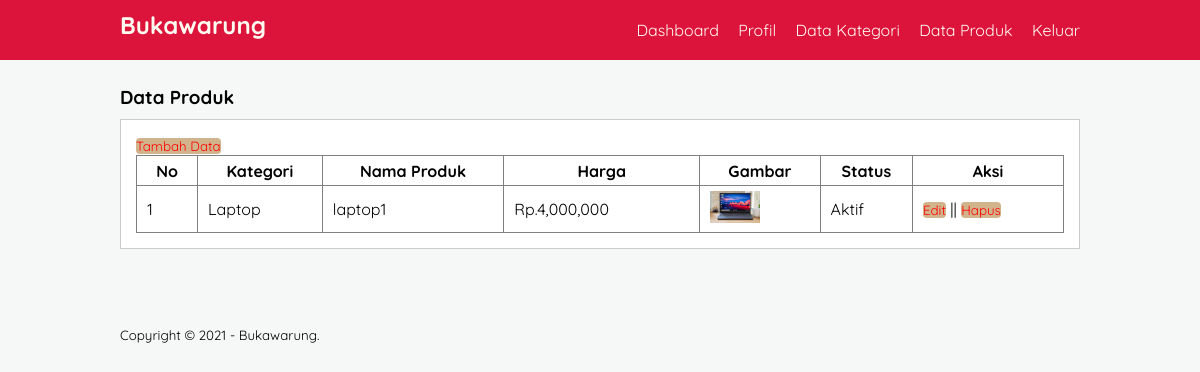
The page /bukawarung/data-produk.php (signed in) on the database its author committed.
### tables this page shows
CREATE TABLE `tb_product` (
  `product_id` int(11) NOT NULL,
  `category_id` int(11) NOT NULL,
  `product_name` varchar(100) NOT NULL,
  `product_price` int(11) NOT NULL,
  `product_descripton` text NOT NULL,
  `product_image` varchar(100) NOT NULL,
  `product_status` tinyint(1) NOT NULL,
  `data_created` timestamp NOT NULL DEFAULT current_timestamp()
);

CREATE TABLE `tb_category` (
  `category_id` int(11) NOT NULL,
  `category_name` varchar(25) NOT NULL
);

### bukawarung/data-produk.php (the view, shortened to what this page needs)
<?php
    include 'db.php';
?>
<!DOCTYPE html>
<html lang="en">
<head>
    <link rel="stylesheet"  href="style.css">
</head>
<body>
   <header>
   <nav>
       <div class="container">
   <h1><a href="dashboard.php">Bukawarung</a></h1>
   <ul>
    <li><a href="dashboard.php">Dashboard</a></li>
    <li><a href="Profil.php">Profil</a></li>
    <li><a href="data-kategori.php">Data Kategori</a></li>
    <li><a href="data-produk.php">Data Produk</a></li>
    <li><a href="keluar.php">Keluar</a></li>
   </ul>
   </div>
</nav>
</header>
<div class="section">
    <div class="container">
        <h3>Data Produk</h3>
        <div class="box">
        <button type="button" class="btn-primary">
            <p><a href="tambah-produk.php">Tambah Data</a></p>
        </button>
        <table border = "1" cellspacing="0"
        class="table">
            <thead>
                <tr>
                    <th width="60px">No</th>
                    <th>Kategori</th>
                    <th>Nama Produk</th>
                    <th>Harga</th>
                    <th>Gambar</th>
                    <th>Status</th>
                    <th width="150px">Aksi</th>
                </tr>
            </thead>
            <tbody>
                <?php
                $no = 1;
                 $produk = mysqli_query($conn, "SELECT * FROM tb_product  LEFT JOIN tb_category USING (category_id)
                  ORDER BY product_id DESC");
                 if(mysqli_num_rows($produk) > 0){
                 while($row = mysqli_fetch_array($produk)){
                ?>
                <tr>
                        <td><?php echo $no++ ?></td>
                        <td><?php echo $row['category_name'] ?></td>
                        <td><?php echo $row['product_name'] ?></td>
                        <td>Rp.<?php echo number_format($row['product_price'] ) ?></td>
                        <td><a href="produk/<?php echo $row['product_image'] ?> " target="_blank"><img src="produk/<?php echo $row['product_image'] ?>" width="50px"></a></td>
                       <td> <?php echo ($row['product_status'] == 0)? 'Tidak aktif' :'Aktif';?></td>
                        <td>
                        <button type="button" class="btn-primary">
                        <a href="edit-produk.php?id=<?php echo $row['product_id'] ?>">Edit</a> </button>
                        || <button type="button" class="btn-primary"><a href="proses-hapus.php?idp=<?php echo $row['product_id'] ?>" onclick="return confirm('Yakin ingin hapus ?')">Hapus</a> </button>
                        </td>
                    </tr>
                    <?php }}else{ ?>
                    <tr>
                    <td colspan="7"> Tidak ada data</td>
                    </tr>
                   <?php } ?>
                </tbody>
        </table>
        </div>
    </div>
</div>
<footer>
    <div class="container">
        <small>Copyright &copy; 2021 - Bukawarung.</small>
</body>
</html>

### bukawarung/style.css (style rules this page uses)
* { padding: 0; margin: 0; font-family: 'Quicksand', sans-serif; }
body { background-color: #f6f8f8; }
a { color: inherit; text-decoration: none; }
header { background-color: crimson; color: floralwhite; }
header h1 { float: left; padding: 10px 0; }
header ul { float: right; }
header ul li { display: inline-block; }
header ul li a { padding: 20px 0 20px 15px; display: inline-block; }
footer { padding: 25px 0; }
.container { width: 80%; margin: 0 auto; }
.container:after { content: ''; display: block; clear: both; }
.section { padding: 25px 0; }
.box { background-color: white; border: 1px solid #ccc; padding: 15px; box-sizing: border-box; margin: 10px 0 25px 0; }
.box:after { content: ''; display: block; clear: both; }
.table { width: 100%; border-collapse: collapse; }
.table tr { height: 30px; }
.table tr td { padding: 5px 10px; }
.btn-primary { color: red; background-color: tan; border: none; border-radius: .3em; text-decoration: none; }

### rows shown on the page
tb_product: category.category_name "Laptop", product_name "laptop1", product_price "4,000,000", product_image (picture), product_status "Aktif"
